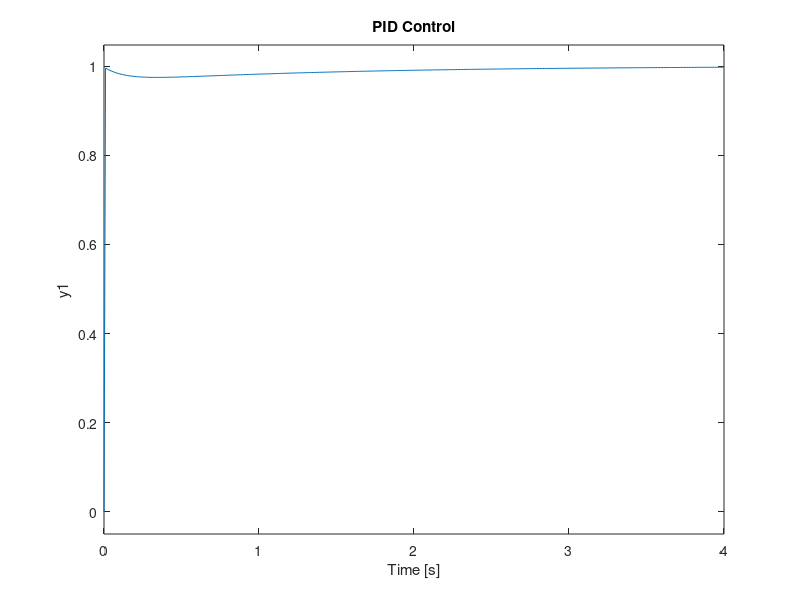

MATLAB code for this plot:
% This script calculates the proper constants for the motor control
% Moment of inertia of the rotor [kg.m^2].
J = 0.01;

% Motor viscous friction constant [N.m.s].
b = 0.1;

% Electromotive force constant [V/rad/sec].
K = 2.20;

% Electric resistance [Ohm].
R = 4.8;
% Electric inductance [H].
L = 0.00092;

% Creates transfer function model.
s = tf('s');

% Open-loop transfer function for DC motor in Laplace domain.
P_motor = K/((J*s+b)*(L*s+R)+K^2);

% PID values
Kp = 80
Ki = 50
Kd = 10

C = pid(Kp,Ki,Kd);
sys_cl = feedback(C*P_motor,1);
step(sys_cl, 0:0.01:4)
grid
title('PID Control')
